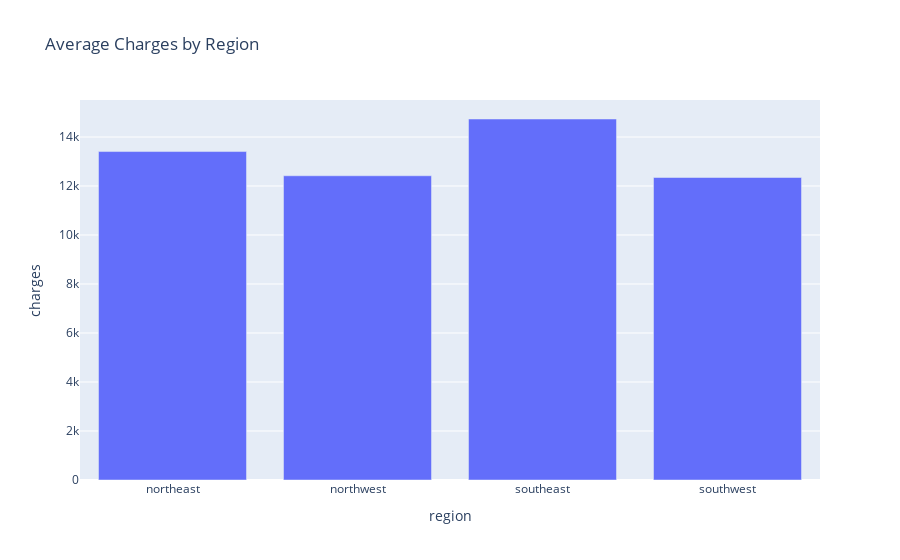

Notebook code cell kept with this figure:
### Code cell
px.bar(df.groupby('region', as_index=False)['charges'].mean(), 
       x='region', y='charges', 
       title='Average Charges by Region')

### Figure 1 — Plotly figure (JSON) as saved in the notebook; plotly's stock layout.template omitted (floating-point values rounded to 4 significant figures)
{"data": [{"hovertemplate": "region=%{x}<br>charges=%{y}<extra></extra>", "legendgroup": "", "marker": {"color": "#636efa", "pattern": {"shape": ""}}, "name": "", "orientation": "v", "showlegend": false, "textposition": "auto", "type": "bar", "x": ["northeast", "northwest", "southeast", "southwest"], "xaxis": "x", "y": [13410.0, 12420.0, 14740.0, 12350.0], "yaxis": "y"}], "layout": {"barmode": "relative", "legend": {"tracegroupgap": 0}, "title": {"text": "Average Charges by Region"}, "xaxis": {"anchor": "y", "domain": [0, 1], "title": {"text": "region"}}, "yaxis": {"anchor": "x", "domain": [0, 1], "title": {"text": "charges"}}}}
